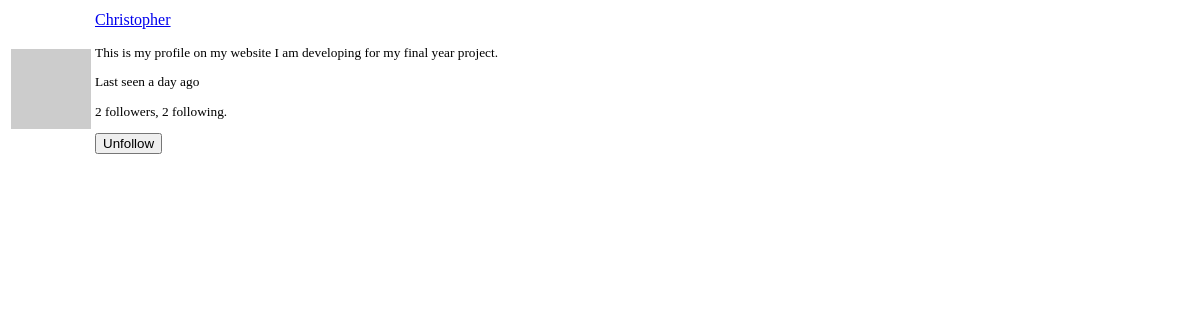
/user/Christopher/popup (signed in), run on an earlier commit of the app's database.
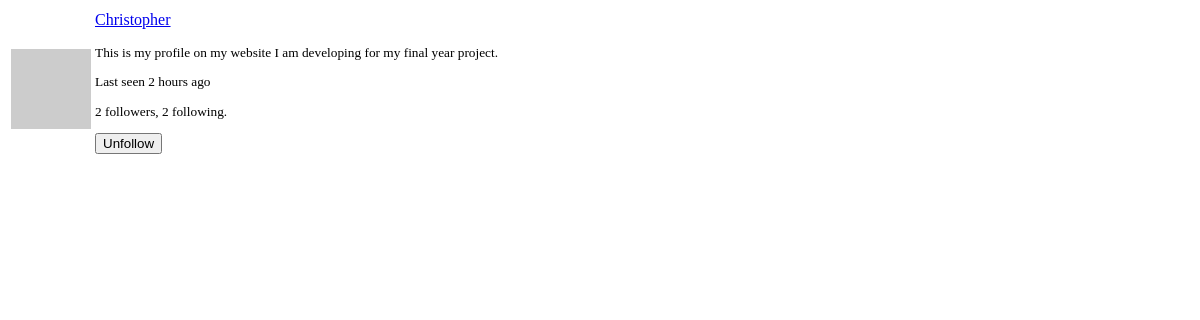
And on a later commit of the database.
### app/models.py (models this page shows, shortened)
class User(UserMixin, db.Model):
    id = db.Column(db.Integer, primary_key=True)
    username = db.Column(db.String(30), index=True, unique=True)
    email = db.Column(db.String(50), index=True, unique=True)
    password_hash = db.Column(db.String(128))
    projects = db.relationship('Project', backref='owner', lazy='dynamic')
    about_me = db.Column(db.String(140))
    last_seen = db.Column(db.DateTime, default=datetime.utcnow)
    followed = db.relationship(
        'User', secondary=followers,
        primaryjoin=(followers.c.follower_id == id),
        secondaryjoin=(followers.c.followed_id == id),
        backref=db.backref('followers', lazy='dynamic'), lazy='dynamic')
    rated = db.relationship(
        'Project', secondary=ratings,
        backref=db.backref('raters', lazy='dynamic'), lazy='dynamic')
    def avatar(self, size):
        digest = md5(self.email.lower().encode('utf-8')).hexdigest()
        return 'https://www.gravatar.com/avatar/{}?d=retro&s={}'.format(digest, size)
    def is_following(self, user):
        return self.followed.filter(
            followers.c.followed_id == user.id).count() > 0

### app/routes.py (the view)
@app.route('/user/<username>/popup')
@login_required
def user_popup(username):
    user = User.query.filter_by(username=username).first_or_404()
    form = EmptyForm()
    return render_template('user_popup.html', user=user, form=form)

### app/forms.py
class EmptyForm(FlaskForm):
    submit = SubmitField('Submit')

### app/models.py (called while the page is built)
@login.user_loader
def load_user(id):
    return User.query.get(int(id))

### app/routes.py (called while the page is built)
@app.before_request
def before_request():
    if current_user.is_authenticated:
        current_user.last_seen = datetime.utcnow()
        db.session.commit()

### app/templates/user_popup.html (shortened to what this page needs)
<table class="table">
    <tr>
        <td width="64" style="border: 0px;"><img src="{{ user.avatar(64) }}"></td>
        <td style="border: 0px;">
            <p><a href="{{ url_for('user', username=user.username) }}">{{ user.username }}</a></p>
            <small>
                {% if user.about_me %}<p>{{ user.about_me }}</p>{% endif %}
                {% if user.last_seen %}
                <p>Last seen {{ moment(user.last_seen).fromNow() }}</p>
                {% endif %}
                <p>{{ user.followers.count() }} followers, {{ user.followed.count() }} following.</p>
                {% if user != current_user %}
                    {% if not current_user.is_following(user) %}
                        <p>
                            <form action="{{ url_for('follow', username=user.username) }}" method="post">
                                {{ form.hidden_tag() }}
                                {{ form.submit(value='Follow', class="btn btn-primary") }}
                            </form>
                        </p>
                    {% else %}
                        <p>
                            <form action="{{ url_for('unfollow', username=user.username) }}" method="post">
                                {{ form.submit(value='Unfollow', class="btn btn-primary") }}
                            </form>
                        </p>
                    {% endif %}
                {% endif %}
            </small>
        </td>
    </tr>
</table>

What changed in the data, as far as the page shows it:
changed User "Christopher": last_seen "a day ago" → "2 hours ago"
